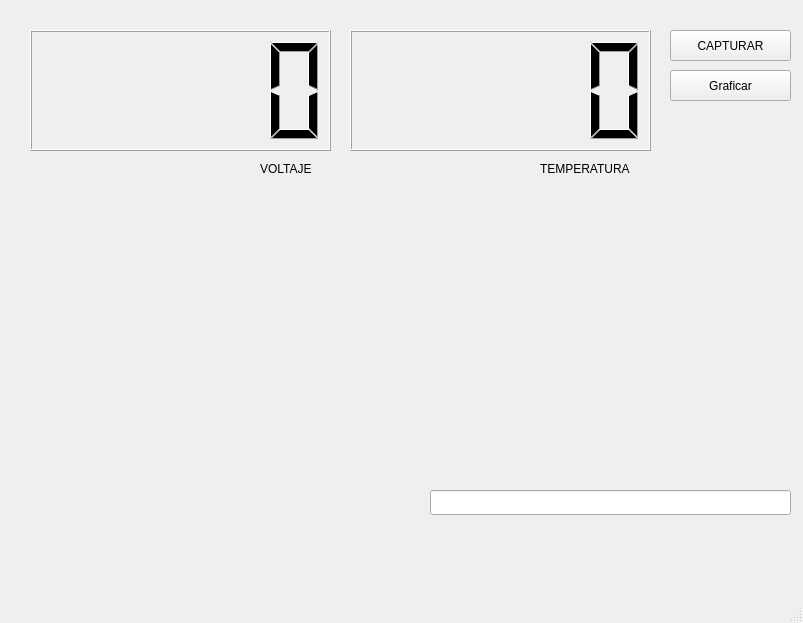
<?xml version="1.0" encoding="UTF-8"?>
<ui version="4.0">
 <class>MainWindow</class>
 <widget class="QMainWindow" name="MainWindow">
  <property name="geometry">
   <rect>
    <x>0</x>
    <y>0</y>
    <width>803</width>
    <height>623</height>
   </rect>
  </property>
  <property name="windowTitle">
   <string>MainWindow</string>
  </property>
  <widget class="QWidget" name="centralwidget">
   <widget class="QLCDNumber" name="lcdNumber">
    <property name="geometry">
     <rect>
      <x>30</x>
      <y>30</y>
      <width>301</width>
      <height>121</height>
     </rect>
    </property>
   </widget>
   <widget class="QLCDNumber" name="lcdNumber_2">
    <property name="geometry">
     <rect>
      <x>350</x>
      <y>30</y>
      <width>301</width>
      <height>121</height>
     </rect>
    </property>
   </widget>
   <widget class="QLabel" name="label">
    <property name="geometry">
     <rect>
      <x>260</x>
      <y>160</y>
      <width>67</width>
      <height>17</height>
     </rect>
    </property>
    <property name="text">
     <string>VOLTAJE</string>
    </property>
   </widget>
   <widget class="QLabel" name="label_2">
    <property name="geometry">
     <rect>
      <x>540</x>
      <y>160</y>
      <width>111</width>
      <height>17</height>
     </rect>
    </property>
    <property name="text">
     <string>TEMPERATURA</string>
    </property>
   </widget>
   <widget class="QPushButton" name="pushButton">
    <property name="geometry">
     <rect>
      <x>670</x>
      <y>30</y>
      <width>121</width>
      <height>31</height>
     </rect>
    </property>
    <property name="text">
     <string>CAPTURAR</string>
    </property>
   </widget>
   <widget class="QPushButton" name="pushButton_2">
    <property name="geometry">
     <rect>
      <x>670</x>
      <y>70</y>
      <width>121</width>
      <height>31</height>
     </rect>
    </property>
    <property name="text">
     <string>Graficar</string>
    </property>
   </widget>
   <widget class="QCustomPlot" name="customPlot" native="true">
    <property name="geometry">
     <rect>
      <x>30</x>
      <y>180</y>
      <width>761</width>
      <height>291</height>
     </rect>
    </property>
   </widget>
   <widget class="QLineEdit" name="lineEdit">
    <property name="geometry">
     <rect>
      <x>430</x>
      <y>490</y>
      <width>361</width>
      <height>25</height>
     </rect>
    </property>
   </widget>
  </widget>
  <widget class="QMenuBar" name="menubar">
   <property name="geometry">
    <rect>
     <x>0</x>
     <y>0</y>
     <width>803</width>
     <height>22</height>
    </rect>
   </property>
  </widget>
  <widget class="QStatusBar" name="statusbar"/>
 </widget>
 <customwidgets>
  <customwidget>
   <class>QCustomPlot</class>
   <extends>QWidget</extends>
   <header>QCustomplot.h</header>
   <container>1</container>
  </customwidget>
 </customwidgets>
 <resources/>
 <connections/>
</ui>
